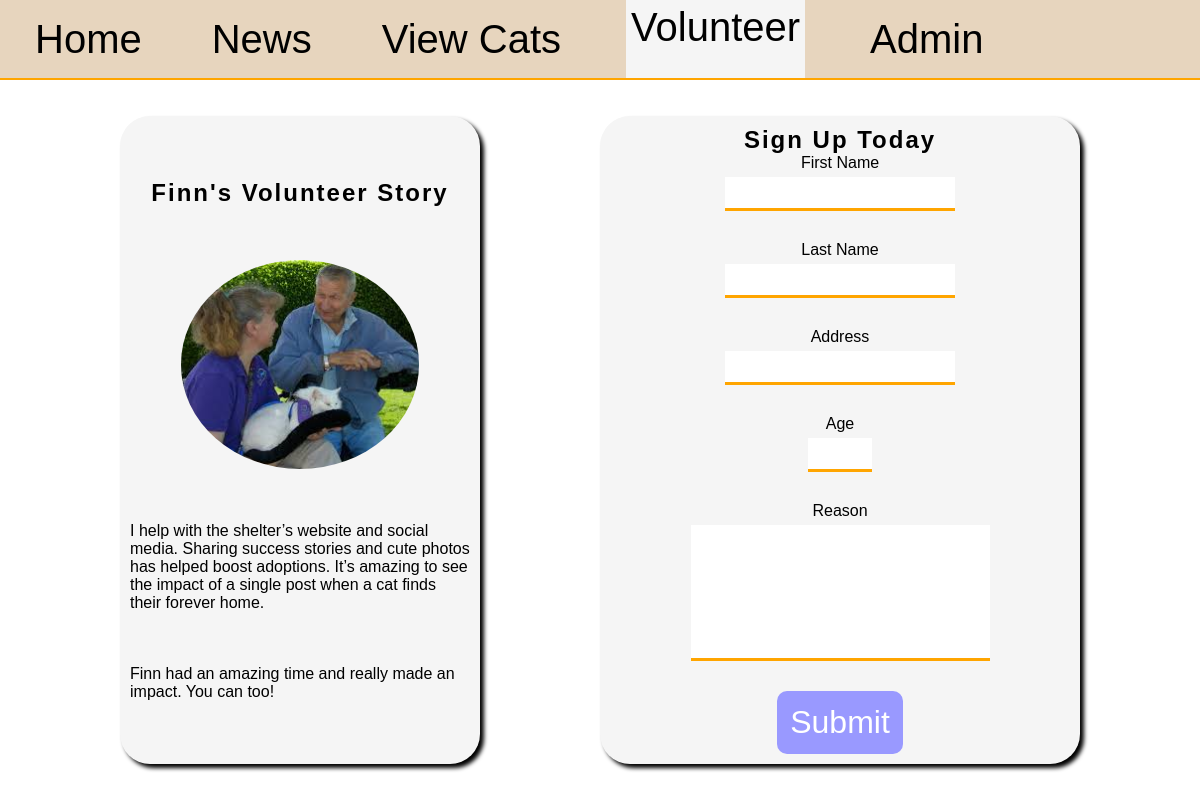
/become_volunteer/1, run on the app's committed database.
### main.py (models this page shows)
class VolunteerStory(db.Model):
	id = db.Column(db.Integer, primary_key=True)
	first_name = db.Column(db.String(20), nullable=False)
	story = db.Column(db.String(400), nullable=False)

### main.py (the view)
@app.route('/become_volunteer/<int:id>', methods=["GET", "POST"])
def become_volunteer(id):
	all_stories = VolunteerStory.query.all()
	user = User.query.get(id)
	num = random.randint(0, len(all_stories) - 1)
	story = all_stories[num]
	form = VolunteerRequestForm()
	return render_template("become_volunteer.html", user=user, volunteer=story, form=form)

### forms.py
class VolunteerRequestForm(FlaskForm):
	first_name = StringField("First Name", validators=[DataRequired(), Length(max=50)])
	last_name = StringField("Last Name", validators=[DataRequired(), Length(max=50)])
	address = StringField("Address", validators=[DataRequired(), Length(max=50)])
	age = IntegerField("Age", validators=[DataRequired(), NumberRange(min=0)])
	reason = TextAreaField("Reason", validators=[DataRequired(), Length(max=500)])
	submit = SubmitField("Submit")

### templates/become_volunteer.html (shortened to what this page needs)
{% extends "base.html" %}
{% block style %}
<link rel="stylesheet" href="{{ url_for('static', filename='become_volunteer.css')}}">
{% endblock %}
{% block content %}
<main>
	<section id="volunteer-story">
		<h2>{{ volunteer.first_name }}'s Volunteer Story</h2>
		<img id="volunteer-img" src="{{ url_for('static', filename='images/volunteer.jpeg')}}">
		<p class="story-text">{{ volunteer.story }}</p>
		<p class="story-text">{{ volunteer.first_name }} had an amazing time and really made an impact. You can too!</p>
	</section>
	<section id="form-section">
		<h2>Sign Up Today</h2>
		<form method="post" action="/become_volunteer/{{ user.id }}">
			{{ form.first_name.label }}
			{{ form.first_name() }}
			{{ form.last_name.label }}
			{{ form.last_name() }}
			{{ form.address.label }}
			{{ form.address() }}
			{{ form.age.label }}
			{{ form.age() }}
			{{ form.reason.label }}
			{{ form.reason() }}
			{{ form.submit() }}
		</form>
	</section>
</main>
{% endblock %}

### static/styles.css (style rules this page uses)
* { margin: 0; padding: 0; box-sizing: border-box; font-family:Arial, Helvetica, sans-serif; }
html, body { width: 100vw; height: 100vh; }

### static/become_volunteer.css (style rules this page uses)
main { width : 100%; height: 90%; display: flex; justify-content: space-evenly; align-items: center; }
section { display: flex; flex-direction: column; justify-content: space-evenly; align-items: center; border-radius: 30px; padding: 10px; background-color: whitesmoke; box-shadow: 4px 4px 4px black; transition: 0.3s ease-in-out; }
#volunteer-story { height: 90%; width: 30%; }
h2 { font-size: 1.5rem; letter-spacing: 2px; text-align: center; }
#volunteer-img { width: 70%; border-radius: 50%; }
#form-section { width: 40%; height: 90%; }
form { width: 100%; height: 100%; display: flex; flex-direction: column; justify-content: space-evenly; align-items: center; overflow-y: auto; }
input[type="text"], textarea, input[type="number"] { width: 50%; font-size: 1.1rem; padding: 5px; border: none; border-bottom: 3px solid orange; transition: 0.5s ease-in-out; margin-bottom: 30px; margin-top: 5px; resize: none; }
input[type="number"] { width: 4rem; }
textarea { min-height: 17vh; height: 17vh; width: 65%; }
input[type="submit"] { background-color: #9999ff; color: white; border: 3px solid transparent; transition: 0.3s ease-in-out; border-radius: 10px; width: auto; margin-bottom: none; font-size: 2rem; padding: 10px; }

### data on the page
VolunteerStory: first_name "Finn", story "I help with the shelter’s website and social media. Sharing success stories and cute photos has helped boost adoptions. It’s amazing to see the impact of a single post when a cat finds their forever home."
